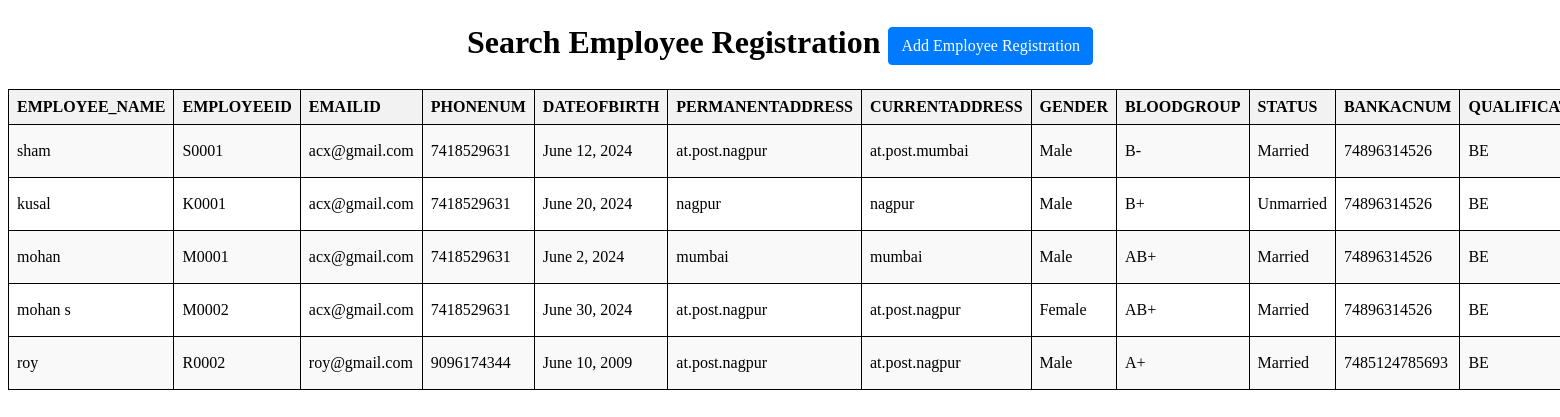
Page /searchempregistration (signed in) on the committed database.
### construction/models.py (models this page shows, shortened)
class employeeregistration(models.Model):
    employee_name = models.CharField(max_length=50)
    employeeid = models.CharField(max_length=5, unique=True, blank=True)
    emailid = models.EmailField()
    phonenum = models.BigIntegerField()
    dateofbirth = models.DateField()
    permanentaddress = models.TextField()
    presentaddress = models.TextField()
    gender = models.CharField(max_length=15)
    bloodgroup = models.CharField(max_length=15)
    status = models.CharField(max_length=15)
    bankacnum = models.BigIntegerField()
    qualification = models.CharField(max_length=50)
    aadharcard = models.BigIntegerField()
    pancard = models.CharField(max_length=10)
    pfnum = models.CharField(max_length=22)
    pfeligibledate = models.DateField()
    licencenum = models.CharField(max_length=16)

### construction/middlewares.py (the view)
    def wrapped_view (request,*args,**kwargs):
        if request.user.is_authenticated==False:
            return redirect('login')
        return view_function(request,*args,**kwargs)

### construction/views.py (called while the page is built)
@auth
def searchempregistration(request):
    emplos = employeeregistration.objects.all()
    return render(request, "searchempregistration.html", {'emplos': emplos})

### construction/templates/searchempregistration.html (shortened to what this page needs)
<!DOCTYPE html>
<html>
<head>
</head>
<body>
<h1 class="m-4 text-center">Search Employee Registration <a href="/createempregistration" class="btn btn-primary">Add Employee Registration</a></h1>
<table>
    <tr>
        <th>EMPLOYEE_NAME</th>
        <th>EMPLOYEEID</th>
        <th>EMAILID</th>
        <th>PHONENUM</th>
        <th>DATEOFBIRTH</th>
        <th>PERMANENTADDRESS</th>
        <th>CURRENTADDRESS</th>
        <th>GENDER</th>
        <th>BLOODGROUP</th>
        <th>STATUS</th>
        <th>BANKACNUM</th>
        <th>QUALIFICATION</th>
    </tr>
    {% for i in emplos %}
    <tr>
        <td>{{ i.employee_name }}</td>
        <td>{{ i.employeeid }}</td>
        <td>{{ i.emailid }}</td>
        <td>{{ i.phonenum }}</td>
        <td>{{ i.dateofbirth }}</td>
        <td>{{ i.permanentaddress }}</td>
        <td>{{ i.presentaddress }}</td>
        <td>{{ i.gender }}</td>
        <td>{{ i.bloodgroup }}</td>
        <td>{{ i.status }}</td>
        <td>{{ i.bankacnum }}</td>
        <td>{{ i.qualification }}</td>
    </tr>
    {% endfor %}
</table>
</body>
</html>

### construction/templates/searchempregistration.html (style rules this page uses)
.m-4 { margin: 1.5rem; }
.text-center { text-align: center; }
.btn { display: inline-block; font-weight: 400; color: #fff; text-align: center; vertical-align: middle; user-select: none; background-color: #007bff; border: 1px solid transparent; padding: 0.375rem 0.75rem; font-size: 1rem; line-height: 1.5; border-radius: 0.25rem; text-decoration: none; }
.btn-primary { background-color: #007bff; border-color: #007bff; }
table { width: 100%; border-collapse: collapse; margin-top: 20px; }
table, th, td { border: 1px solid black; }
th, td { padding: 8px; text-align: left; }
th { background-color: #f2f2f2; }
tr:nth-child(even) { background-color: #f9f9f9; }
a { color: #007bff; text-decoration: none; }

### rows in the picture
employeeregistration: employee_name "sham", employeeid "S0001", emailid "acx@gmail.com", phonenum "7418529631", dateofbirth "June 12, 2024", permanentaddress "at.post.nagpur", presentaddress "at.post.mumbai", gender "Male", bloodgroup "B-", status "Married", bankacnum "74896314526", qualification "BE"
employeeregistration: employee_name "kusal", employeeid "K0001", emailid "acx@gmail.com", phonenum "7418529631", dateofbirth "June 20, 2024", permanentaddress "nagpur", presentaddress "nagpur", gender "Male", bloodgroup "B+", status "Unmarried", bankacnum "74896314526", qualification "BE"
employeeregistration: employee_name "mohan", employeeid "M0001", emailid "acx@gmail.com", phonenum "7418529631", dateofbirth "June 2, 2024", permanentaddress "mumbai", presentaddress "mumbai", gender "Male", bloodgroup "AB+", status "Married", bankacnum "74896314526", qualification "BE"
employeeregistration: employee_name "mohan s", employeeid "M0002", emailid "acx@gmail.com", phonenum "7418529631", dateofbirth "June 30, 2024", permanentaddress "at.post.nagpur", presentaddress "at.post.nagpur", gender "Female", bloodgroup "AB+", status "Married", bankacnum "74896314526", qualification "BE"
employeeregistration: employee_name "roy", employeeid "R0002", emailid "roy@gmail.com", phonenum "9096174344", dateofbirth "June 10, 2009", permanentaddress "at.post.nagpur", presentaddress "at.post.nagpur", gender "Male", bloodgroup "A+", status "Married", bankacnum "7485124785693", qualification "BE"
